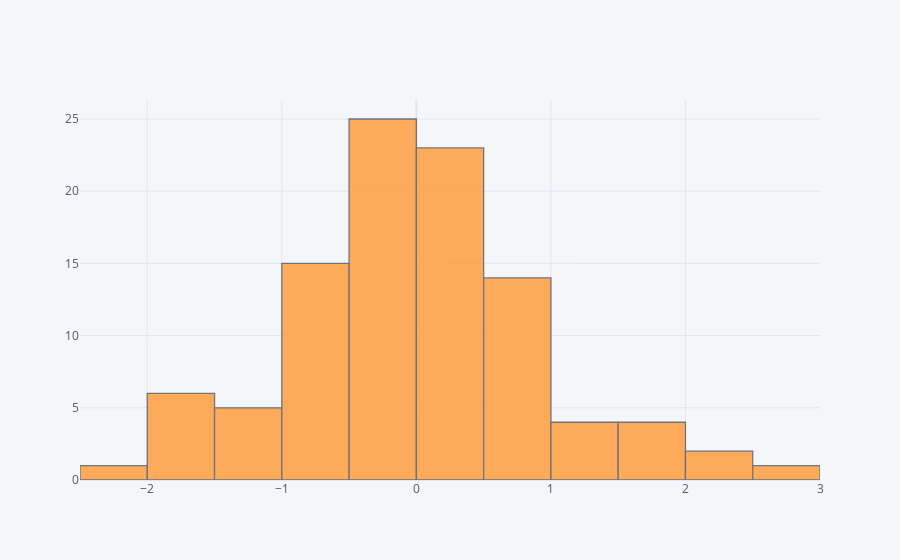

Notebook source saved alongside this figure:
### Markdown cell above
## histogram

### Code cell
df['A'].iplot(kind='hist',bins=20)

### Figure 1 — Plotly figure (JSON) as saved in the notebook; plotly's stock layout.template omitted (floating-point values rounded to 4 significant figures)
{"data": [{"histfunc": "count", "histnorm": "", "marker": {"color": "rgba(255, 153, 51, 1.0)", "line": {"color": "#4D5663", "width": 1.3}}, "name": "A", "nbinsx": 20, "opacity": 0.8, "orientation": "v", "type": "histogram", "x": [-0.5312, 0.1918, 0.9584, 0.6976, 0.2505, 0.8804, -0.1899, 2.191, -1.028, 0.5163, 0.1906, 0.7034, 0.5497, -1.734, 0.1364, 2.664, -2.013, 0.7464, -0.08756, 0.1139, 1.588, -0.5273, -0.3735, 0.2277, 0.04241, 0.6138, -1.655, -0.9408, 0.1131, -0.4164, -0.4649, -0.9358, 0.0819, 0.09366, -0.3789, -0.7626, -0.1212, 0.1991, -0.454, 0.9771, -0.7906, -1.349, -1.483, -0.05946, 0.6697, 1.701, -1.025, 2.103, -0.05144, -1.994, -0.854, -0.1611, 0.414, -0.1643, 0.0233, 0.3303, -0.4243, 0.4189, -0.1355, 0.1574, -0.6738, -0.2714, 1.15, -0.8591, -0.1053, -1.805, -0.3018, -0.7653, 0.1979, -0.1104, 0.2668, -0.4862, 1.224, 1.855, -0.2161, -0.2598, -1.531, 1.239, -0.1104, -0.02844, 1.459, -1.24, 0.2015, -0.6662, 0.9727, 0.2427, 0.2031, -0.7717, -0.763, -0.8737, 1.883, 0.3562, 0.5662, 0.7657, -0.1569, 0.135, 0.7869, -1.757, -0.04946, -0.7598]}], "layout": {"barmode": "overlay", "legend": {"bgcolor": "#F5F6F9", "font": {"color": "#4D5663"}}, "paper_bgcolor": "#F5F6F9", "plot_bgcolor": "#F5F6F9", "title": {"font": {"color": "#4D5663"}}, "xaxis": {"gridcolor": "#E1E5ED", "showgrid": true, "tickfont": {"color": "#4D5663"}, "title": {"font": {"color": "#4D5663"}, "text": ""}, "zerolinecolor": "#E1E5ED"}, "yaxis": {"gridcolor": "#E1E5ED", "showgrid": true, "tickfont": {"color": "#4D5663"}, "title": {"font": {"color": "#4D5663"}, "text": ""}, "zerolinecolor": "#E1E5ED"}}}
